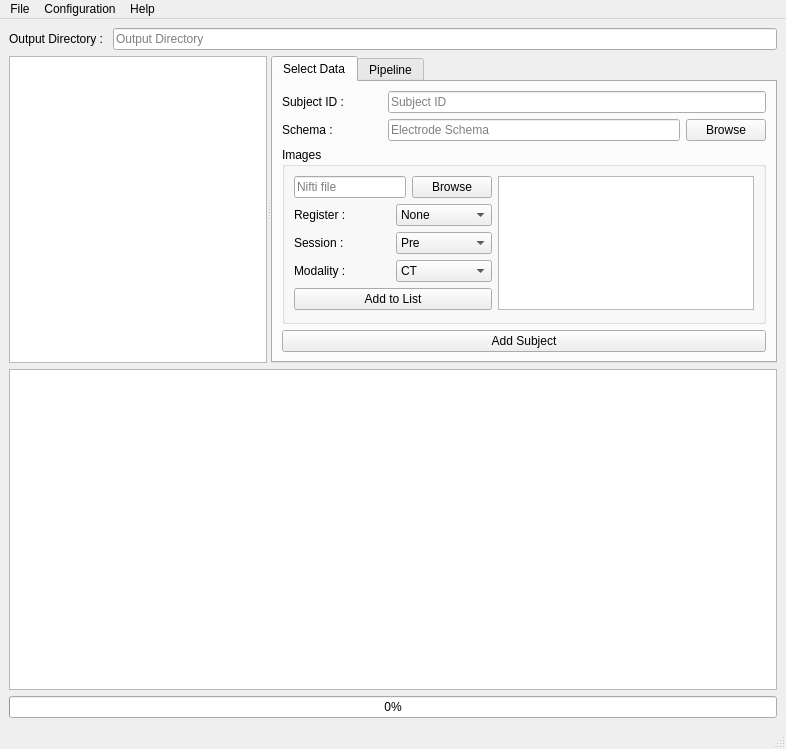
<?xml version="1.0" encoding="UTF-8"?>
<ui version="4.0">
 <class>MainWindow</class>
 <widget class="QMainWindow" name="MainWindow">
  <property name="geometry">
   <rect>
    <x>0</x>
    <y>0</y>
    <width>786</width>
    <height>749</height>
   </rect>
  </property>
  <property name="windowTitle">
   <string>CiCLONE</string>
  </property>
  <widget class="QWidget" name="centralwidget">
   <layout class="QGridLayout" name="gridLayout_4">
    <item row="0" column="0">
     <layout class="QHBoxLayout" name="horizontalLayout">
      <item>
       <widget class="QLabel" name="label">
        <property name="text">
         <string>Output Directory : </string>
        </property>
       </widget>
      </item>
      <item>
       <widget class="QLineEdit" name="lineEdit_outputDirectory">
        <property name="readOnly">
         <bool>true</bool>
        </property>
        <property name="placeholderText">
         <string>Output Directory</string>
        </property>
       </widget>
      </item>
     </layout>
    </item>
    <item row="1" column="0">
     <widget class="QSplitter" name="splitter">
      <property name="orientation">
       <enum>Qt::Orientation::Horizontal</enum>
      </property>
      <widget class="QTreeView" name="subjectTreeView">
       <property name="sizePolicy">
        <sizepolicy hsizetype="Expanding" vsizetype="Expanding">
         <horstretch>0</horstretch>
         <verstretch>0</verstretch>
        </sizepolicy>
       </property>
       <property name="selectionMode">
        <enum>QAbstractItemView::SelectionMode::ExtendedSelection</enum>
       </property>
      </widget>
      <widget class="QTabWidget" name="tabWidget">
       <property name="currentIndex">
        <number>0</number>
       </property>
       <widget class="QWidget" name="tab">
        <attribute name="title">
         <string>Select Data</string>
        </attribute>
        <layout class="QGridLayout" name="gridLayout_2">
         <item row="0" column="0">
          <layout class="QHBoxLayout" name="horizontalLayout_6">
           <item>
            <widget class="QLabel" name="label_Name">
             <property name="minimumSize">
              <size>
               <width>100</width>
               <height>0</height>
              </size>
             </property>
             <property name="maximumSize">
              <size>
               <width>100</width>
               <height>16777215</height>
              </size>
             </property>
             <property name="text">
              <string>Subject ID : </string>
             </property>
            </widget>
           </item>
           <item>
            <widget class="QLineEdit" name="lineEdit_Name">
             <property name="placeholderText">
              <string>Subject ID</string>
             </property>
            </widget>
           </item>
          </layout>
         </item>
         <item row="2" column="0">
          <widget class="QGroupBox" name="groupBox">
           <property name="title">
            <string>Images</string>
           </property>
           <layout class="QGridLayout" name="gridLayout">
            <item row="0" column="0">
             <layout class="QHBoxLayout" name="horizontalLayout_4">
              <item>
               <widget class="QLineEdit" name="lineEdit_image">
                <property name="placeholderText">
                 <string>Nifti file</string>
                </property>
               </widget>
              </item>
              <item>
               <widget class="QPushButton" name="browse_image">
                <property name="text">
                 <string>Browse</string>
                </property>
               </widget>
              </item>
             </layout>
            </item>
            <item row="0" column="1" rowspan="5">
             <widget class="QListWidget" name="images_listWidget"/>
            </item>
            <item row="1" column="0">
             <layout class="QHBoxLayout" name="horizontalLayout_3">
              <item>
               <widget class="QLabel" name="label_register">
                <property name="text">
                 <string>Register : </string>
                </property>
               </widget>
              </item>
              <item>
               <widget class="QComboBox" name="register_combobox">
                <item>
                 <property name="text">
                  <string>None</string>
                 </property>
                </item>
               </widget>
              </item>
             </layout>
            </item>
            <item row="2" column="0">
             <layout class="QHBoxLayout" name="horizontalLayout_5">
              <item>
               <widget class="QLabel" name="label_session">
                <property name="text">
                 <string>Session : </string>
                </property>
               </widget>
              </item>
              <item>
               <widget class="QComboBox" name="session_comboBox">
                <item>
                 <property name="text">
                  <string>Pre</string>
                 </property>
                </item>
                <item>
                 <property name="text">
                  <string>Post</string>
                 </property>
                </item>
               </widget>
              </item>
             </layout>
            </item>
            <item row="3" column="0">
             <layout class="QHBoxLayout" name="horizontalLayout_8">
              <item>
               <widget class="QLabel" name="label_modality">
                <property name="text">
                 <string>Modality : </string>
                </property>
               </widget>
              </item>
              <item>
               <widget class="QComboBox" name="modality_comboBox">
                <item>
                 <property name="text">
                  <string>CT</string>
                 </property>
                </item>
                <item>
                 <property name="text">
                  <string>MRI</string>
                 </property>
                </item>
                <item>
                 <property name="text">
                  <string>PET</string>
                 </property>
                </item>
               </widget>
              </item>
             </layout>
            </item>
            <item row="4" column="0">
             <widget class="QPushButton" name="addFile_pushButton">
              <property name="text">
               <string>Add to List</string>
              </property>
             </widget>
            </item>
           </layout>
          </widget>
         </item>
         <item row="1" column="0">
          <layout class="QHBoxLayout" name="horizontalLayout_7">
           <item>
            <widget class="QLabel" name="label_Schema">
             <property name="minimumSize">
              <size>
               <width>100</width>
               <height>0</height>
              </size>
             </property>
             <property name="maximumSize">
              <size>
               <width>100</width>
               <height>16777215</height>
              </size>
             </property>
             <property name="text">
              <string>Schema : </string>
             </property>
            </widget>
           </item>
           <item>
            <widget class="QLineEdit" name="lineEdit_Schema">
             <property name="placeholderText">
              <string>Electrode Schema</string>
             </property>
            </widget>
           </item>
           <item>
            <widget class="QPushButton" name="browse_Schema">
             <property name="text">
              <string>Browse</string>
             </property>
            </widget>
           </item>
          </layout>
         </item>
         <item row="3" column="0">
          <widget class="QPushButton" name="pushButton_addSubject">
           <property name="text">
            <string>Add Subject</string>
           </property>
          </widget>
         </item>
        </layout>
       </widget>
       <widget class="QWidget" name="tab_2">
        <attribute name="title">
         <string>Pipeline</string>
        </attribute>
        <layout class="QGridLayout" name="gridLayout_3">
         <item row="0" column="0" colspan="2">
          <layout class="QHBoxLayout" name="horizontalLayout_2">
           <item>
            <spacer name="horizontalSpacer">
             <property name="orientation">
              <enum>Qt::Orientation::Horizontal</enum>
             </property>
             <property name="sizeType">
              <enum>QSizePolicy::Policy::Preferred</enum>
             </property>
             <property name="sizeHint" stdset="0">
              <size>
               <width>40</width>
               <height>20</height>
              </size>
             </property>
            </spacer>
           </item>
           <item>
            <widget class="QComboBox" name="selectPipeline_comboBox">
             <item>
              <property name="text">
               <string>CT / CT</string>
              </property>
             </item>
            </widget>
           </item>
           <item>
            <spacer name="horizontalSpacer_2">
             <property name="orientation">
              <enum>Qt::Orientation::Horizontal</enum>
             </property>
             <property name="sizeType">
              <enum>QSizePolicy::Policy::Preferred</enum>
             </property>
             <property name="sizeHint" stdset="0">
              <size>
               <width>40</width>
               <height>20</height>
              </size>
             </property>
            </spacer>
           </item>
          </layout>
         </item>
         <item row="1" column="0" rowspan="3">
          <widget class="QListWidget" name="stages_listWidget">
           <property name="maximumSize">
            <size>
             <width>200</width>
             <height>16777215</height>
            </size>
           </property>
          </widget>
         </item>
         <item row="1" column="1">
          <spacer name="verticalSpacer">
           <property name="orientation">
            <enum>Qt::Orientation::Vertical</enum>
           </property>
           <property name="sizeHint" stdset="0">
            <size>
             <width>20</width>
             <height>50</height>
            </size>
           </property>
          </spacer>
         </item>
         <item row="2" column="1">
          <layout class="QVBoxLayout" name="verticalLayout">
           <item>
            <widget class="QPushButton" name="runSelectedStages_pushButton">
             <property name="text">
              <string>Run Selected Stages</string>
             </property>
            </widget>
           </item>
           <item>
            <widget class="QPushButton" name="runAllStages_PushButton">
             <property name="text">
              <string>Run all Stages</string>
             </property>
            </widget>
           </item>
           <item>
            <widget class="QPushButton" name="stopProcessing_pushButton">
             <property name="enabled">
              <bool>false</bool>
             </property>
             <property name="text">
              <string>Stop Processing</string>
             </property>
            </widget>
           </item>
          </layout>
         </item>
         <item row="3" column="1">
          <spacer name="verticalSpacer_2">
           <property name="orientation">
            <enum>Qt::Orientation::Vertical</enum>
           </property>
           <property name="sizeHint" stdset="0">
            <size>
             <width>20</width>
             <height>40</height>
            </size>
           </property>
          </spacer>
         </item>
        </layout>
       </widget>
      </widget>
     </widget>
    </item>
    <item row="2" column="0">
     <widget class="QTextBrowser" name="textBrowser">
      <property name="minimumSize">
       <size>
        <width>0</width>
        <height>0</height>
       </size>
      </property>
      <property name="maximumSize">
       <size>
        <width>16777215</width>
        <height>16777215</height>
       </size>
      </property>
     </widget>
    </item>
    <item row="3" column="0">
     <widget class="QProgressBar" name="progressBar">
      <property name="value">
       <number>0</number>
      </property>
     </widget>
    </item>
   </layout>
  </widget>
  <widget class="QMenuBar" name="menubar">
   <property name="geometry">
    <rect>
     <x>0</x>
     <y>0</y>
     <width>786</width>
     <height>33</height>
    </rect>
   </property>
   <widget class="QMenu" name="menuFile">
    <property name="title">
     <string>File</string>
    </property>
    <addaction name="actionNew_Output_Directory"/>
    <addaction name="actionOpen_Output_Directory"/>
   </widget>
   <widget class="QMenu" name="menuConfiguration">
    <property name="title">
     <string>Configuration</string>
    </property>
    <addaction name="actionManage_Pipelines"/>
   </widget>
   <widget class="QMenu" name="menuHelp">
    <property name="title">
     <string>Help</string>
    </property>
    <addaction name="actionAbout"/>
   </widget>
   <addaction name="menuFile"/>
   <addaction name="menuConfiguration"/>
   <addaction name="menuHelp"/>
  </widget>
  <widget class="QStatusBar" name="statusbar"/>
  <action name="actionNew_Output_Directory">
   <property name="text">
    <string>New Output Directory</string>
   </property>
  </action>
  <action name="actionOpen_Output_Directory">
   <property name="text">
    <string>Open Output Directory</string>
   </property>
  </action>
  <action name="actionManage_Pipelines">
   <property name="text">
    <string>Manage Pipelines...</string>
   </property>
   <property name="toolTip">
    <string>Open pipeline configuration manager</string>
   </property>
   <property name="shortcut">
    <string>Ctrl+P</string>
   </property>
  </action>
  <action name="actionAbout">
   <property name="text">
    <string>About CiCLONE</string>
   </property>
  </action>
 </widget>
 <resources/>
 <connections/>
</ui>
